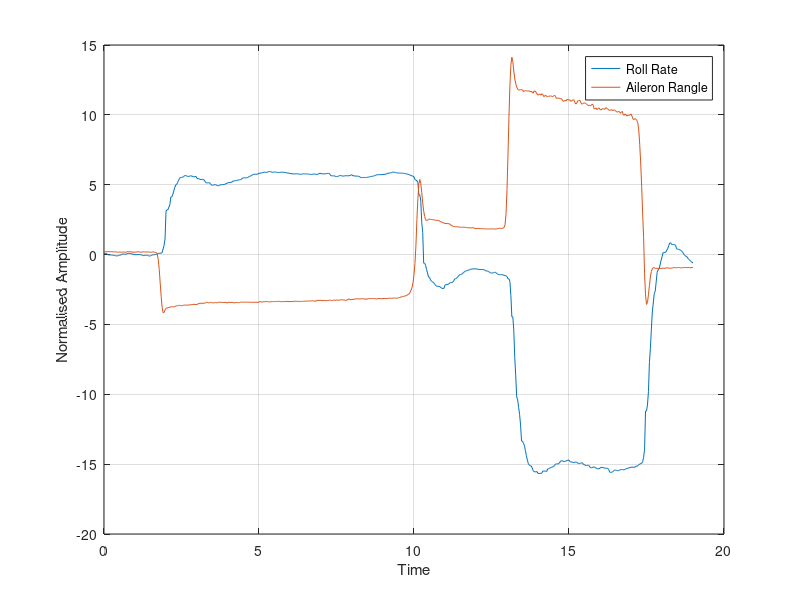

Write the MATLAB code that produced this figure. (Note: this script raises an error after producing the figure.)
close all;
% load('Phugoid.mat', '-mat')
load("Roll-Subs.mat")
% load("Dutch-Roll.mat")
% load("SPPO.mat")
% load('Spiral.mat')
% load('SPPO_deltae_to_theta.mat')

s = tf('s');
% num_tf = tf(1, 1);


long_poles = [
                1.836*exp(1j*(pi - acos(0.441))),
                1.836*exp(1j*(pi + acos(0.441))),
                0.123*exp(1j*(pi + acos(0.066))),
                0.123*exp(1j*(pi - acos(0.066))),
             ];

lat_poles = [
                -1/0.2495,
                1.519*exp(1j*(pi + acos(0.15))),
                1.519*exp(1j*(pi - acos(0.15))),
                1/42.6,
             ];

% figure
% plot(long_poles, "x")
% hold on;
% plot(lat_poles, "x")

long_num = tf(1, real(poly(long_poles)));
lat_num  = tf(1, real(poly(lat_poles)));

q = Rollrt;
tp = Time;
ele = Aileron;

start = 1.9;
% start = ;

% q = q(tp>start);
% ele= ele(tp>start);
% t = tp(tp>start);

q =q(:) - mean(q(tp<start));
ele = ele(:) - mean(ele(tp<start));
t = tp;
ndat = length(t);
delt = (t(ndat)-t(1))/(ndat-1);
dterrs = diff(t)/delt - 1;

% figure
% plot(t(2:end), dterrs)

figure
plot(t, q, 'DisplayName', 'Roll Rate')
hold on;
plot(t, ele, 'DisplayName', 'Aileron Rangle')
grid on
legend()
ylabel("Normalised Amplitude")
xlabel("Time")
saveas(gcf,'figs/AtoP_IO','epsc')

%%
freq_lim = 3;
[omega,xfun] = xfer(tp, ele, q);
[coef, xfit] = fitxf(omega, xfun, real(poly(lat_poles)), freq_lim, 3);
coef

coef = coef(1:end-1);
num_tf = tf(real(coef), 1);

figure
subplot(2, 1, 1);
semilogy(omega, abs(xfun), 'DisplayName','FFT')
hold on
semilogy(omega, abs(xfit), 'DisplayName','Fit')
xlim([0, freq_lim*1.5])
xlabel("Frequency (\omega) [rads/s]")
ylabel("Magnitude")
xline(freq_lim, '-', ...
    ['\omega_{lim} = ', num2str(freq_lim), ' rads/s'], ...
    'FontSize',16, ...
    'LabelHorizontalAlignment','right', ...
    'LabelVerticalAlignment','top', ...
    'LabelOrientation','horizontal', ...
    'Color', 	"#D95319")
grid on

subplot(2, 1, 2);
plot(omega, angle(xfun))
hold on
plot(omega, angle(xfit))
xlim([0, freq_lim*1.5])
xlabel("Frequency (\omega) [rads/s]")
ylabel("Phase")
xline(freq_lim, '-', ...
    ['\omega_{lim} = ', num2str(freq_lim), ' rads/s'], ...
    'FontSize',16, ...
    'LabelHorizontalAlignment','right', ...
    'LabelVerticalAlignment','top', ...
    'LabelOrientation','horizontal', ...
    'Color', 	"#D95319")
grid on
saveas(gcf,'figs/AtoP_FFT','epsc')


% num = [1.133, 0.6522, 0.01197];
% EtoAlpha = tf(coef, [1, 1.052, 1.768, 0.01714, 0.01419]);
% EtoAlpha747 = tf(num, [1, 1.052, 1.768, 0.01714, 0.01419]);

% figure
% step(EtoAlpha)
% step(EtoAlpha747)


EtoPtch = num_tf * lat_num;
EtoQ = s*EtoPtch;

pole(EtoQ)
zero(EtoQ)

%%
% figure
% [y, time] = step(EtoQ);
% subplot(2, 1, 1);
% plot(time, abs(y))
% subplot(2, 1, 2);
% plot(time, angle(y))

load Spiral.mat
q = Rollrt;
tp = Time;
ele = Aileron;

start = 1.9;

q =q(:) - mean(q(tp<start));
ele = ele(:) - mean(ele(tp<start));


% figure
% bode(EtoQ)tf(1, real(poly(long_poles)), 1);

% figure
% step(EtoQ)

figure
plot(tp, q, 'DisplayName', 'Roll Rate')
hold on
% 
% fixed_ele = Elevator - mean(Elevator(Time < start));
[yy, tt] = lsim(EtoQ, ele, tp);
[n, ~] = size(yy);
plot(tt(1:n-1, 1), yy(1:n-1, 1),'DisplayName', 'Simulated')
% hold on
% plot(tp, ele)
hold on
grid on
legend

ylabel("Amplitude")
xlabel("Time")

saveas(gcf,'figs/AtoP_Sim','epsc')

figure
plot(tp, Rollang - mean(Rollang(tp<start)), 'DisplayName', 'Roll Angle')
hold on
[yy, tt] = lsim(EtoPtch, ele, tp);
[n, ~] = size(yy);
plot(tt(1:n-1, 1), yy(1:n-1, 1), 'DisplayName', 'Simulated')

% hold on
% plot(tp, ele, 'DisplayName', 'Aileron')
hold on

legend
ylabel("Amplitude")
xlabel("Time")
grid on
saveas(gcf,'figs/AtoPhi_Sim','epsc')

figure
rlocus(-EtoPtch);
grid on
saveas(gcf,'figs/AtoP_rlocus','epsc')

figure
bode(EtoPtch);
grid("minor")
saveas(gcf,'figs/AtoP_bode','epsc')



